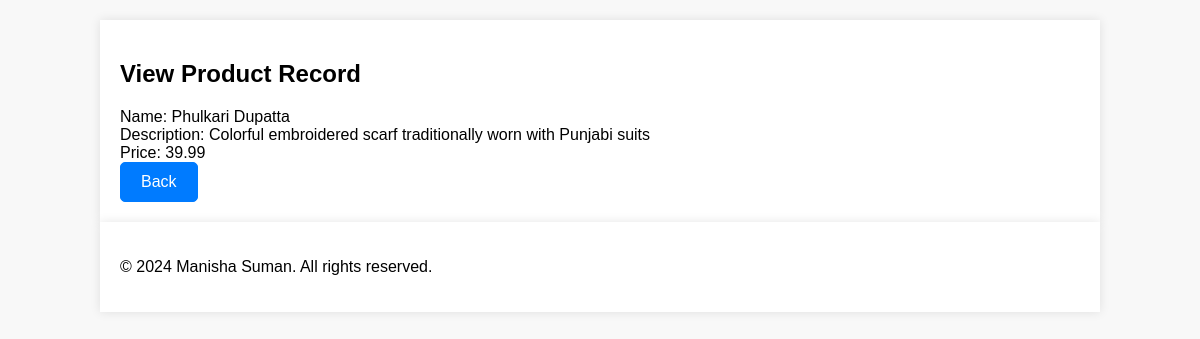
Screenshot of /read.php?id=2 with the database file from the repository.
### tables this page shows
CREATE TABLE `products` (
  `id` int(11) NOT NULL,
  `name` varchar(255) DEFAULT NULL,
  `description` text DEFAULT NULL,
  `price` decimal(10,2) DEFAULT NULL
);

### read.php (the view, shortened to what this page needs)
<?php
require_once "config.php";
$sql = "SELECT * FROM products WHERE id = ?";
if ($stmt = mysqli_prepare($link, $sql)) {
    mysqli_stmt_bind_param($stmt, "i", $param_id);
    if (mysqli_stmt_execute($stmt)) {
        $result = mysqli_stmt_get_result($stmt);
        if (mysqli_num_rows($result) == 1) {
            $row = mysqli_fetch_assoc($result);
            $name = $row["name"];
            $description = $row["description"];
            $price = $row["price"];
        } else {
            header("location: error.php");
            exit();
        }
    } else {
        echo "Oops! Something went wrong. Please try again later.";
    }
}
?>
<!DOCTYPE html>
<html lang="en">
<head>
    <link rel="stylesheet" href="../styles/style.css">
</head>
<body>
    <section id="main">
        <div class="container">
            <h2>View Product Record</h2>
            <div class="record">
                <div class="field">
                    <label>Name:</label>
                    <span><?php echo $name; ?></span>
                </div>
                <div class="field">
                    <label>Description:</label>
                    <span><?php echo $description; ?></span>
                </div>
                <div class="field">
                    <label>Price:</label>
                    <span><?php echo $price; ?></span>
                </div>
            </div>
            <a href="../index.php" class="btn btn-primary">Back</a>
        </div>
    </section>
    <footer>
        <div class="container">
        <p>&copy; 2024 Manisha Suman. All rights reserved.</p>
        </div>
    </footer>
</body>
</html>

### style.css (style rules this page uses)
body { font-family: Arial, sans-serif; margin: 0; padding: 0; background-color: #f8f8f8; }
.container { width: 80%; margin: 0 auto; padding: 20px; background-color: #fff; box-shadow: 0 0 10px rgba(0, 0, 0, 0.1); }
#main { margin-top: 20px; }
.btn { display: inline-block; padding: 10px 20px; text-decoration: none; border-radius: 5px; cursor: pointer; }
.btn-primary { background-color: #007bff; color: #fff; border: 1px solid #007bff; }

### rows the page displays
products: name "Phulkari Dupatta", description "Colorful embroidered scarf traditionally worn with Punjabi suits", price "39.99"
